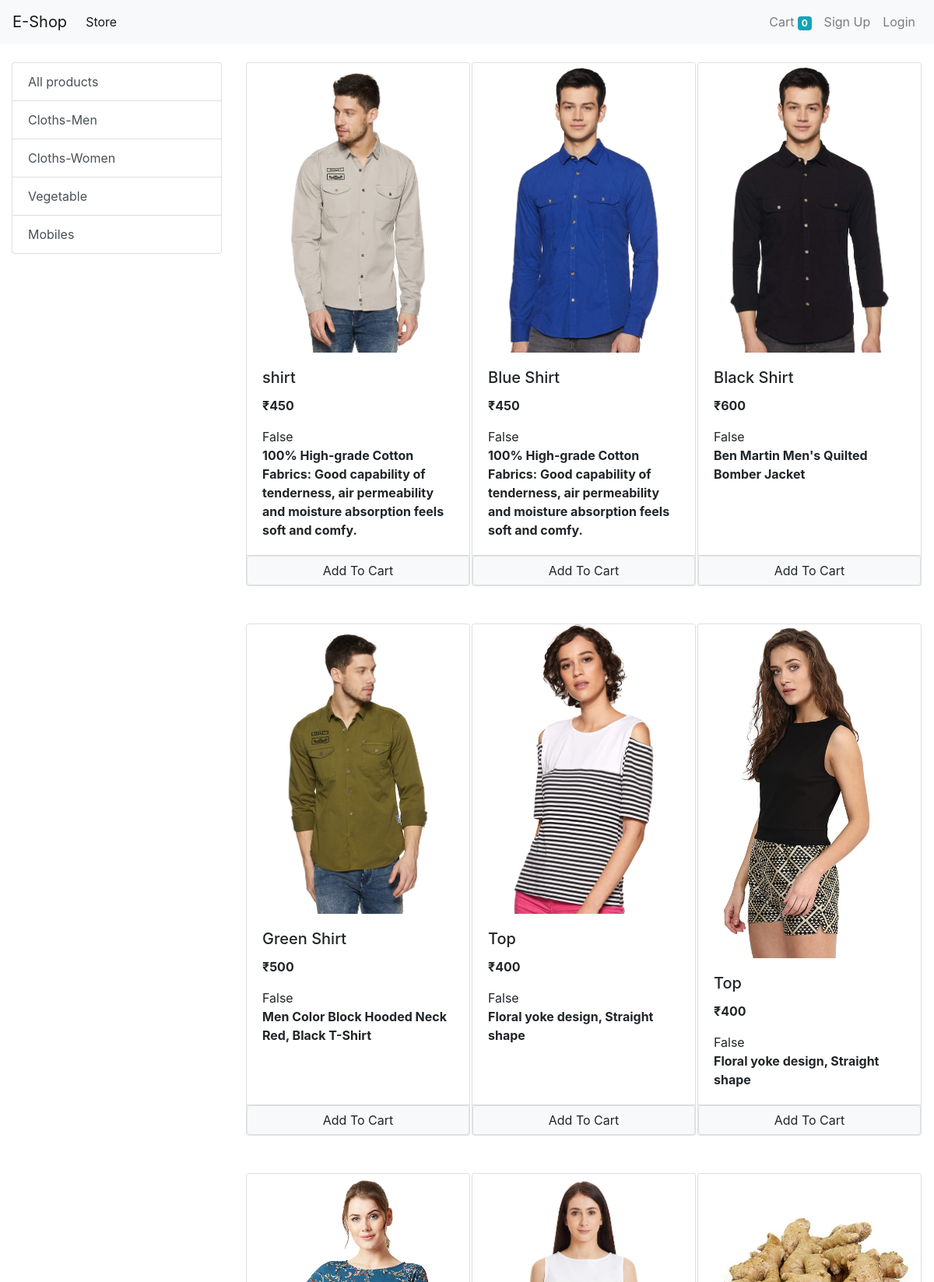
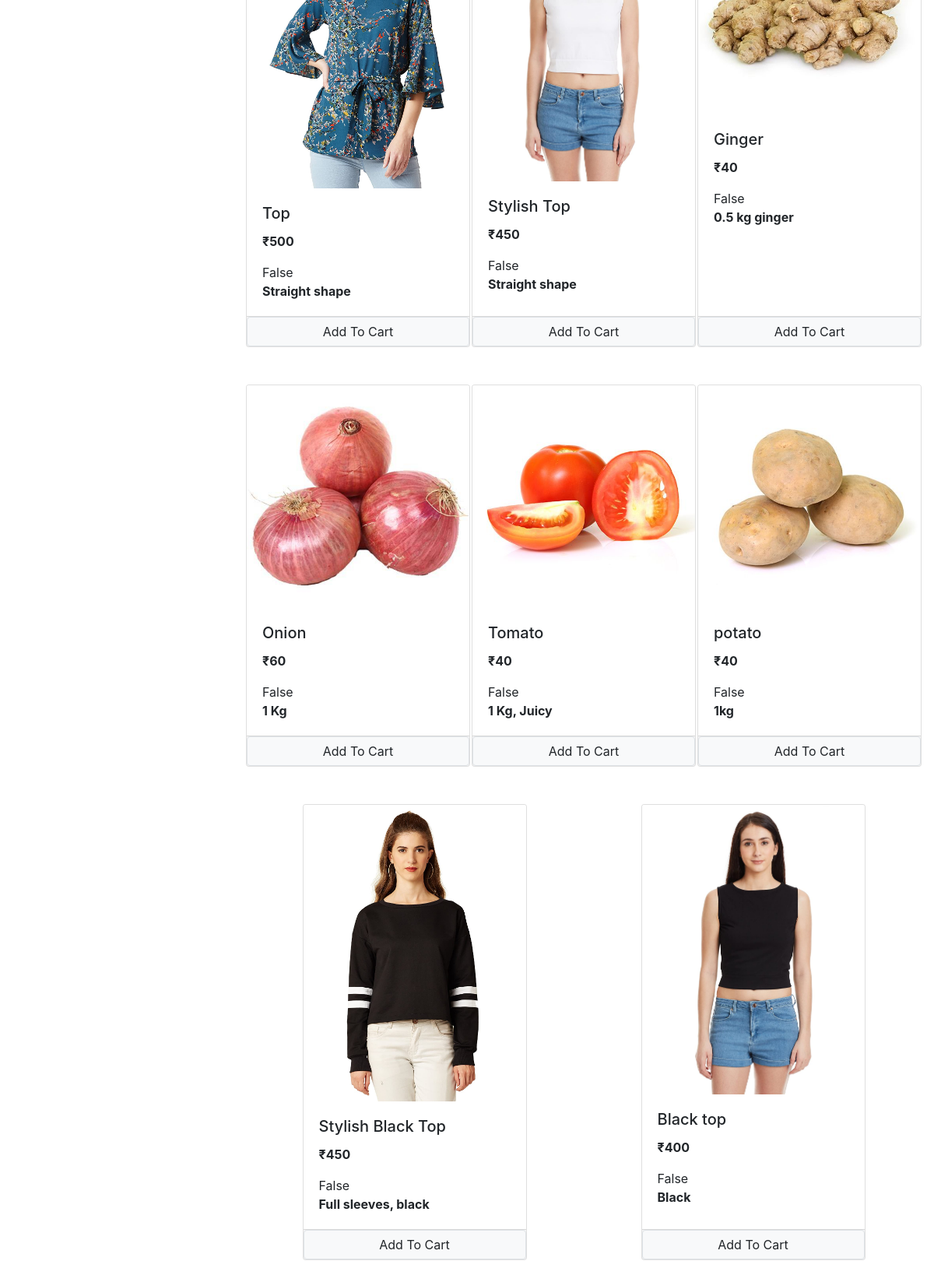
The page / on the database its author committed (2 pictures, top to bottom).
### store/models/category.py (models this page shows, shortened)
class Category(models.Model):
    name = models.CharField(max_length=20)
    @staticmethod
    def get_all_categories():
        return Category.objects.all()

### store/models/product.py (models this page shows, shortened)
class Product(models.Model):
    name = models.CharField(max_length=50)
    price = models.IntegerField(default=0)
    category = models.ForeignKey(Category, on_delete=models.CASCADE,default=1)
    description = models.CharField(max_length=200, default='',null=True,blank=True)
    image = models.ImageField(upload_to='uploads/products/')
    @staticmethod
    def get_all_products():
        return Product.objects.all()

### store/views/home.py (the view, shortened to what this page needs)
# urls.py: path("", home.Index.as_view(), name='homepage'),
class Index(View):
    def get(self, request):
        cart = request.session.get('cart')
        if not cart:
            request.session['cart'] = {}
        products = None
        categories = Category.get_all_categories()
        categoryID = request.GET.get('category')
        if categoryID:
            products = Product.get_all_products_by_categoryid(categoryID)
        else:
            products = Product.get_all_products()
        data = {}
        data['products'] = products
        data['categories'] = categories
        print('You are: ', request.session.get('email'))
        return render(request, 'index.html', data)

### store/templatetags/cart.py (called while the page is built)
@register.filter(name = 'is_in_cart')
def is_in_cart(product,cart):
    keys = cart.keys()
    for id in keys:
        if int(id) == product.id:
            return True
    return False

### store/templatetags/custom_filter.py (called while the page is built)
@register.filter(name='currency')
def currency(number):
    return "₹" + str(number)

### store/templates/index.html (shortened to what this page needs)
{% extends "base.html" %}
{% block content %}
 {% load cart %}
 {% load custom_filter %}
  <div class="container-fluid mt-4">
   <div class="row">
    <div class="col-lg-3">
    <div class="list-group">
      <a href="/" class="list-group-item list-group-item-action">All products</a>
      {% for category in categories %}
      <a href="/?category= {{category.id}}" class="list-group-item list-group-item-action">{{category.name}}</a>
      {% endfor %}
    </div>
    </div>
    <div id="products" class="col-lg-9">
      <div class="row mx-auto">
        {% for product in products %}
        <div class="card mx-auto mb-5" id= '{{product.id}}' style="width: 18rem;">
          <img class="card-img-top" src="{{product.image.url}}" alt="Card image cap">
          <div class="card-body">
            <h5 class="card-title">{{product.name}}</h5>
            <p class="card-text"><b>{{product.price|currency}}</b></p>
            {{product | is_in_cart:request.session.cart}}
            <p class="card-text"><b>{{product.description}}</b></p>
          </div>
          <div class="card-footer p-0">
            {% if product|is_in_cart:request.session.cart %}
            <div class="row no-gutters">
              <form action="/#{{product.id}}"class ="col-2" method="POST">
                {% csrf_token %}
                <input hidden type="text" name = "product" value="{{product.id}}">
                <input hidden type="text" name = "remove" value="True">
                  <input type="submit" value="-" class="btn btn-block btn-light">
                </form>
              <div class="text-center col">{{product|cart_quantity:request.session.cart}}</div>
              <form action="/#{{product.id}}"class ="col-2" method="POST">
              {% csrf_token %}
              <input hidden type="text" name = "product" value="{{product.id}}">
                <input type="submit" value="+" class="btn btn-block btn-light ">
              </form>
            </div>
            {% else %}
            <form action="/#{{product.id}}", method="POST" class="btn-block">
              <input type ='submit' class="float-right btn btn-light border form-control" value="Add To Cart">
            </form>
            {% endif %}
          </div>
        </div>
        {% endfor %}
      </div>
    </div>
   </div>
  </div>
{% endblock %}

### store/templates/base.html (shortened to what this page needs)
<!doctype html>
<html lang="en">
<head>
  <link rel="stylesheet" href="https://cdn.jsdelivr.net/npm/bootstrap@4.0.0/dist/css/bootstrap.min.css"
>
</head>
<body>
  <nav class="navbar navbar-expand-lg navbar-light bg-light">
    <a class="navbar-brand" href="/">E-Shop</a>
    <div class="collapse navbar-collapse" id="navbarSupportedContent">
      <ul class="navbar-nav mr-auto">
        <li class="nav-item active">
          <a class="nav-link" href="#">Store <span class="sr-only">(current)</span></a>
        </li>
      </ul>
      <ul class="navbar-nav my-2 my-lg-0">
        <li class="nav-item ">
          <a class="nav-link" href="/cart">Cart
            <span class="badge badge-info">{{request.session.cart.keys|length}}</span>
            <span class="sr-only">(current)</span></a>
        </li>
        {% if request.session.customer %}
        <li class="nav-item ">
          <a class="nav-link" href="/orders">Orders<span class="sr-only">(current)</span></a>
        </li>
        <li class="nav-item ">
          <a class="nav-link" href="/logout">Log out<span class="sr-only">(current)</span></a>
        </li>
        {% else %}
        <li class="nav-item ">
          <a class="nav-link" href="/signup">Sign Up<span class="sr-only">(current)</span></a>
        </li>
        <li class="nav-item ">
          <a class="nav-link" href="/login">Login<span class="sr-only">(current)</span></a>
        </li>
        {% endif %}
      </ul>
    </div>
  </nav>
  {% block content %} {% endblock %}
</body>
</html>

### rows shown on the page
Category: name "Cloths-Men"
Category: name "Cloths-Women"
Category: name "Vegetable"
Category: name "Mobiles"
Product: image (picture), name "shirt", price "₹450", session "False", description "100% High-grade Cotton Fabrics: Good capability of tenderness, air permeability and moisture absorption feels soft and comfy."
Product: image (picture), name "Blue Shirt", price "₹450", session "False", description "100% High-grade Cotton Fabrics: Good capability of tenderness, air permeability and moisture absorption feels soft and comfy."
Product: image (picture), name "Black Shirt", price "₹600", session "False", description "Ben Martin Men's Quilted Bomber Jacket"
Product: image (picture), name "Green Shirt", price "₹500", session "False", description "Men Color Block Hooded Neck Red, Black T-Shirt"
Product: image (picture), name "Top", price "₹400", session "False", description "Floral yoke design, Straight shape"
Product: image (picture), name "Top", price "₹400", session "False", description "Floral yoke design, Straight shape"
Product: image (picture), name "Top", price "₹500", session "False", description "Straight shape"
Product: image (picture), name "Stylish Top", price "₹450", session "False", description "Straight shape"
Product: image (picture), name "Ginger", price "₹40", session "False", description "0.5 kg ginger"
Product: image (picture), name "Onion", price "₹60", session "False", description "1 Kg"
Product: image (picture), name "Tomato", price "₹40", session "False", description "1 Kg, Juicy"
Product: image (picture), name "potato", price "₹40", session "False", description "1kg"
Product: image (picture), name "Stylish Black Top", price "₹450", session "False", description "Full sleeves, black"
Product: image (picture), name "Black top", price "₹400", session "False", description "Black"

### other values the page prints
{{ request.session.cart.keys|length }} "0"
